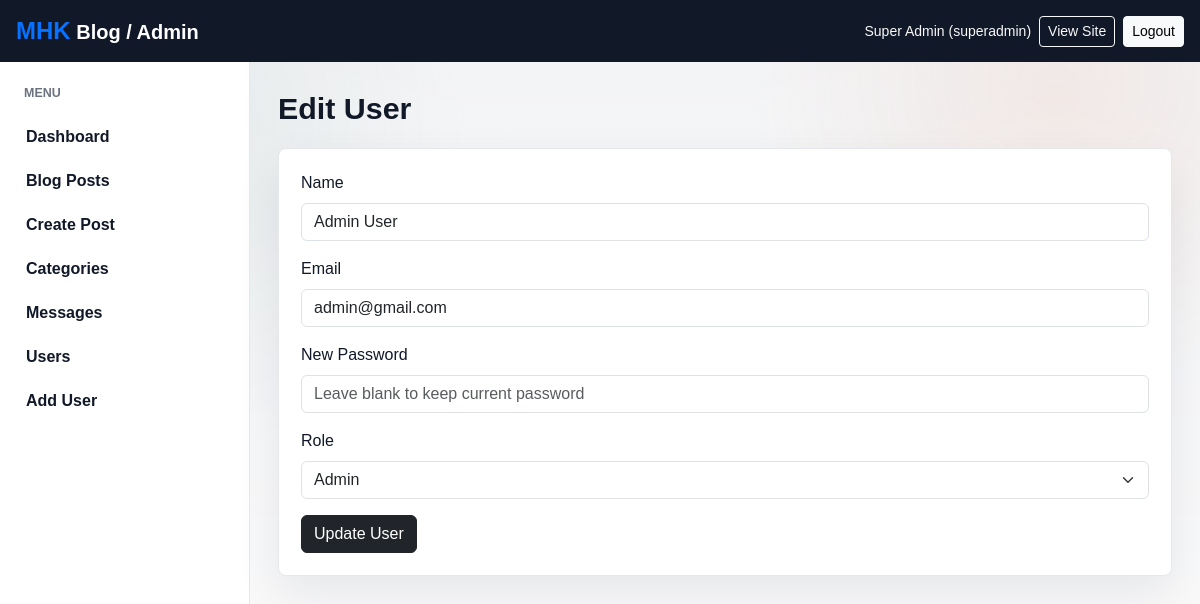
The page /admin/edit-user.php?id=2 (signed in) on the database its author committed.
### tables this page shows
CREATE TABLE IF NOT EXISTS users (
  id INT AUTO_INCREMENT PRIMARY KEY,
  name VARCHAR(100) NOT NULL,
  email VARCHAR(100) NOT NULL UNIQUE,
  password VARCHAR(255) NOT NULL,
  role ENUM('user', 'admin', 'superadmin') DEFAULT 'user',
  created_at TIMESTAMP DEFAULT CURRENT_TIMESTAMP
);

### config/functions.php (called while the page is built, shortened)
<?php
function e(?string $value): string
{
    return htmlspecialchars((string) $value, ENT_QUOTES, 'UTF-8');
}
?>

### admin/edit-user.php (the view, shortened to what this page needs)
<?php
require_once __DIR__ . '/../config/connection.php';
require_once __DIR__ . '/../config/functions.php';
$id = max(0, (int) ($_GET['id'] ?? 0));
$stmt = $conn->prepare('SELECT id, name, email, role FROM users WHERE id = ? LIMIT 1');
$stmt->bind_param('i', $id);
$stmt->execute();
$user = $stmt->get_result()->fetch_assoc();
include __DIR__ . '/../includes/head.php';
include __DIR__ . '/navbar.php';
?>
<div class="admin-layout">
    <?php include __DIR__ . '/sidebar.php'; ?>
    <main class="admin-content">
        <div class="admin-heading"><h1>Edit User</h1></div>
        <form class="content-panel" method="POST">
            <div class="mb-3"><label class="form-label">Name</label><input class="form-control" name="name" value="<?= e($user['name']); ?>" required maxlength="100"></div>
            <div class="mb-3"><label class="form-label">Email</label><input class="form-control" type="email" name="email" value="<?= e($user['email']); ?>" required maxlength="100"></div>
            <div class="mb-3"><label class="form-label">New Password</label><input class="form-control" type="password" name="password" minlength="6" placeholder="Leave blank to keep current password"></div>
            <div class="mb-3">
                <label class="form-label">Role</label>
                <select class="form-select" name="role">
                    <?php foreach ([ROLE_USER => 'User', ROLE_ADMIN => 'Admin', ROLE_SUPER => 'Super Admin'] as $value => $label): ?>
                        <option value="<?= e($value); ?>" <?= $user['role'] === $value ? 'selected' : ''; ?>><?= e($label); ?></option>
                    <?php endforeach; ?>
                </select>
            </div>
            <button class="btn btn-dark" type="submit">Update User</button>
        </form>
    </main>
</div>
<?php include __DIR__ . '/../includes/footer-script.php'; ?>

### assets/css/style.css (style rules this page uses)
:root { --ink: #111827; --muted: #6b7280; --line: #e5e7eb; --paper: #ffffff; --soft: #f5f7f2; --accent: #2f5d50; --gold: #d9a441; --coral: #d86f45; --sky: #e8f1f5; }
* { letter-spacing: 0; }
body { color: var(--ink); background: #fbfbf8; font-family: Arial, Helvetica, sans-serif; }
body::before { content: ""; position: fixed; inset: 0; pointer-events: none; background: radial-gradient(circle at 12% 18%, rgba(47, 93, 80, 0.08), transparent 26%), radial-gradient(circle at 88% 12%, rgba(216, 111, 69, 0.09), transparent 24%), linear-gradient(180deg, rgba(255, 255, 255, 0), rgba(255, 255, 255, 0.65)); z-index: -1; }
.hero-panel, .contact-form, .auth-card, .content-panel, .stat-card { background: var(--paper); border: 1px solid var(--line); border-radius: 8px; box-shadow: 0 18px 45px rgba(17, 24, 39, 0.08); }
.admin-body { background: #f3f4f6; }
.admin-layout { display: flex; min-height: calc(100vh - 56px); }
.admin-content { flex: 1; padding: 28px; min-width: 0; }
.admin-heading { display: flex; align-items: center; justify-content: space-between; gap: 16px; margin-bottom: 22px; }
.admin-heading h1 { margin: 0; font-size: 1.9rem; font-weight: 800; }
.content-panel { padding: 22px; }

### rows shown on the page
users: name "Admin User", email "admin@gmail.com", role "Admin"

### other values the page prints
$_SESSION['user_name'] "Super Admin"
$_SESSION['user_role'] "superadmin"
